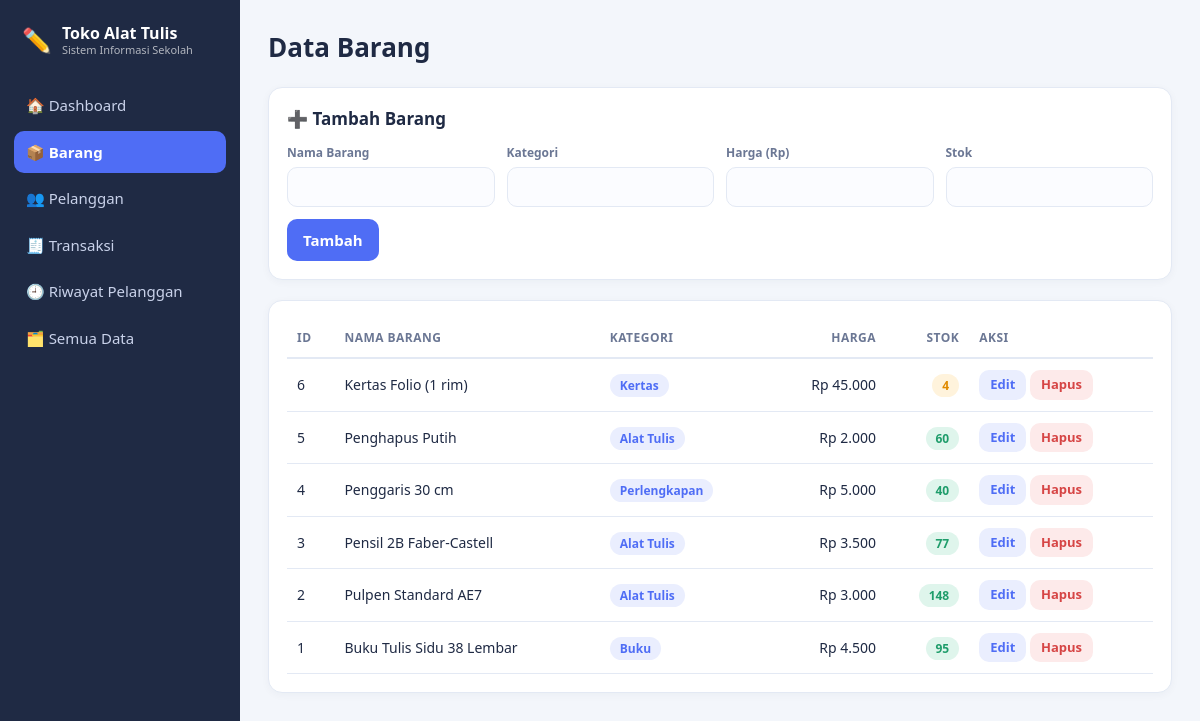
Screenshot of /barang.php with the database file from the repository.
### tables this page shows
CREATE TABLE barang (
  id_barang   INT AUTO_INCREMENT PRIMARY KEY,
  nama_barang VARCHAR(100) NOT NULL,
  kategori    VARCHAR(50)  NOT NULL,
  harga       INT NOT NULL,
  stok        INT NOT NULL DEFAULT 0
);

### koneksi.php (called while the page is built, shortened)
<?php
function e($s) { return htmlspecialchars((string)$s, ENT_QUOTES, 'UTF-8'); }
function rp($n) { return 'Rp ' . number_format((int)$n, 0, ',', '.'); }

### barang.php (the view, shortened to what this page needs)
<?php
require 'koneksi.php'; require 'layout.php';
$edit = null;
$data = $pdo->query("SELECT * FROM barang ORDER BY id_barang DESC")->fetchAll();
?>
<div class="card">
  <h2><?= $edit ? '✏️ Edit Barang' : '➕ Tambah Barang' ?></h2>
  <form method="post" class="grid">
    <label>Nama Barang <input name="nama_barang" required value="<?= e($edit['nama_barang'] ?? '') ?>"></label>
    <label>Kategori <input name="kategori" list="kat" required value="<?= e($edit['kategori'] ?? '') ?>">
      <datalist id="kat"><option>Alat Tulis</option><option>Buku</option><option>Kertas</option><option>Perlengkapan</option></datalist></label>
    <label>Harga (Rp) <input type="number" name="harga" min="0" required value="<?= e($edit['harga'] ?? '') ?>"></label>
    <label>Stok <input type="number" name="stok" min="0" required value="<?= e($edit['stok'] ?? '') ?>"></label>
    <div><button><?= $edit ? 'Simpan Perubahan' : 'Tambah' ?></button>
      <?php if ($edit): ?> <a class="btn gr" href="barang.php">Batal</a><?php endif; ?></div>
  </form>
</div>
<div class="card wrap">
  <table>
    <tr><th>ID</th><th>Nama Barang</th><th>Kategori</th><th class="r">Harga</th><th class="r">Stok</th><th>Aksi</th></tr>
    <?php foreach ($data as $r): ?>
    <tr><td><?= $r['id_barang'] ?></td><td><?= e($r['nama_barang']) ?></td>
      <td><span class="badge"><?= e($r['kategori']) ?></span></td>
      <td class="r"><?= rp($r['harga']) ?></td>
      <td class="r"><span class="badge <?= $r['stok'] <= 5 ? 'low' : 'ok' ?>"><?= $r['stok'] ?></span></td>
      <td><a class="btn sm" href="?edit=<?= $r['id_barang'] ?>">Edit</a>
        <form method="post" style="display:inline" onsubmit="return confirm('Hapus barang ini?')">
          <button class="btn sm d" name="hapus" value="<?= $r['id_barang'] ?>">Hapus</button></form></td></tr>
    <?php endforeach; ?>
  </table>
</div>

### assets/style.css (style rules this page uses)
:root { --bg:#f3f6fb;--card:#fff;--tx:#1f2a44;--mut:#6b7794;--bd:#e3e9f4;--pri:#4f6df5;--pri2:#eaeefe;--ok:#1f9d6b;--warn:#e08a00;--dg:#d64545 }
* { box-sizing:border-box }
body { margin:0; background:var(--bg); color:var(--tx); font:15px/1.5 "Segoe UI",system-ui,-apple-system,sans-serif; display:flex;min-height:100vh; }
h2 { font-size:17px;margin:0 0 12px }
.card { background:var(--card);border:1px solid var(--bd);border-radius:14px;padding:18px;margin-bottom:20px;box-shadow:0 2px 8px rgba(31,42,68,.04) }
form.grid { display:grid;grid-template-columns:repeat(auto-fit,minmax(180px,1fr));gap:12px;align-items:end }
label { display:flex;flex-direction:column;font-size:12px;font-weight:600;color:var(--mut);gap:5px }
input,select { font:inherit;padding:10px 12px;border:1px solid var(--bd);border-radius:10px;background:#fbfcff;color:var(--tx);width:100% }
.btn,button { background:var(--pri);color:#fff;border:0;padding:10px 16px;border-radius:10px;cursor:pointer;font:inherit;font-weight:600;text-decoration:none;display:inline-block }
.btn.sm { padding:5px 11px;font-size:13px;background:var(--pri2);color:var(--pri) }
.btn.sm.d { background:#fdeaea;color:var(--dg) }
.wrap { overflow-x:auto }
table { width:100%;border-collapse:collapse;font-size:14px }
th { text-align:left;color:var(--mut);font-size:12px;text-transform:uppercase;letter-spacing:.04em;padding:10px;border-bottom:2px solid var(--bd);white-space:nowrap }
td { padding:11px 10px;border-bottom:1px solid var(--bd);white-space:nowrap }
.r { text-align:right }
.badge { padding:3px 10px;border-radius:99px;font-size:12px;font-weight:600;background:var(--pri2);color:var(--pri) }
.badge.low { background:#fff3dc;color:var(--warn) }
.badge.ok { background:#dff5ec;color:var(--ok) }

### rows the page displays
barang: id_barang "6", nama_barang "Kertas Folio (1 rim)", kategori "Kertas", harga "Rp 45.000", stok "4"
barang: id_barang "5", nama_barang "Penghapus Putih", kategori "Alat Tulis", harga "Rp 2.000", stok "60"
barang: id_barang "4", nama_barang "Penggaris 30 cm", kategori "Perlengkapan", harga "Rp 5.000", stok "40"
barang: id_barang "3", nama_barang "Pensil 2B Faber-Castell", kategori "Alat Tulis", harga "Rp 3.500", stok "77"
barang: id_barang "2", nama_barang "Pulpen Standard AE7", kategori "Alat Tulis", harga "Rp 3.000", stok "148"
barang: id_barang "1", nama_barang "Buku Tulis Sidu 38 Lembar", kategori "Buku", harga "Rp 4.500", stok "95"

### other values shown
$ikon "🏠"
$nama "Dashboard"
$ikon "📦"
$nama "Barang"
$ikon "👥"
$nama "Pelanggan"
$ikon "🧾"
$nama "Transaksi"
$ikon "🕘"
$nama "Riwayat Pelanggan"
$ikon "🗂️"
$nama "Semua Data"
$judul "Data Barang"
